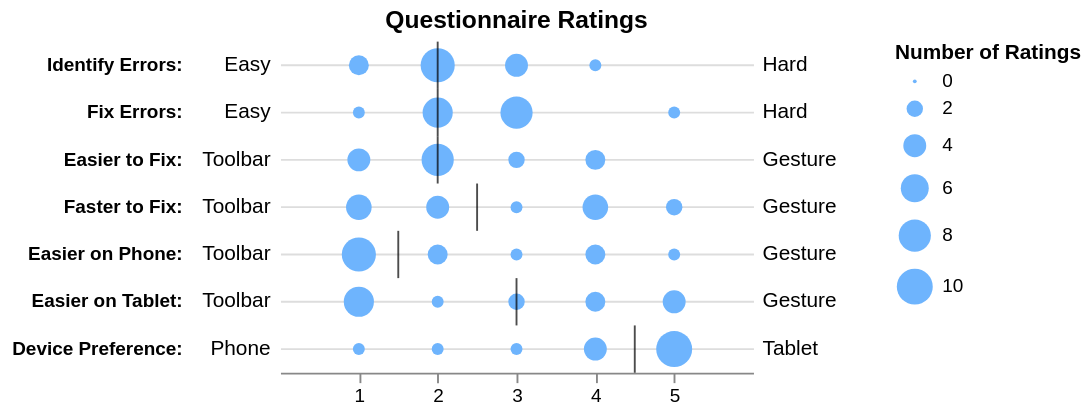

The specification (Vega-Lite) saved for this image:
### Vega-Lite specification from a JSON file in a GitHub repository (floating-point values rounded to 4 significant figures; data arrays with more than 128 entries replaced by an {"elided": "..."} marker saying what was removed)
{"$schema": "https://vega.github.io/schema/vega-lite/v4.json", "description": "Likert Scale Ratings Distributions and Medians. (Figure 9 from @jhoffswell and @zcliu's ['Interactive Repair of Tables Extracted from PDF Documents on Mobile Devices'](https://idl.cs.washington.edu/files/2019-InteractiveTableRepair-CHI.pdf))", "datasets": {"medians": [{"name": "Identify Errors:", "median": 2.0, "lo": "Easy", "hi": "Hard"}, {"name": "Fix Errors:", "median": 2, "lo": "Easy", "hi": "Hard"}, {"name": "Easier to Fix:", "median": 2.0, "lo": "Toolbar", "hi": "Gesture"}, {"name": "Faster to Fix:", "median": 2.5, "lo": "Toolbar", "hi": "Gesture"}, {"name": "Easier on Phone:", "median": 1.5, "lo": "Toolbar", "hi": "Gesture"}, {"name": "Easier on Tablet:", "median": 3.0, "lo": "Toolbar", "hi": "Gesture"}, {"name": "Device Preference:", "median": 4.5, "lo": "Phone", "hi": "Tablet"}], "values": {"elided": "170 records"}}, "data": {"name": "medians"}, "title": "Questionnaire Ratings", "width": 250, "height": 175, "view": {"stroke": null}, "layer": [{"mark": "circle", "data": {"name": "values"}, "transform": [{"filter": "datum.name != 'Toolbar_First'"}, {"filter": "datum.name != 'Tablet_First'"}, {"filter": "datum.name != 'Participant ID'"}], "encoding": {"x": {"type": "quantitative", "scale": {"domain": [0, 6]}, "axis": {"grid": false, "values": [1, 2, 3, 4, 5], "title": null}, "field": "value"}, "y": {"field": "name", "type": "nominal", "sort": null, "axis": {"domain": false, "offset": 50, "labelFontWeight": "bold", "ticks": false, "grid": true, "title": null}}, "size": {"aggregate": "count", "type": "quantitative", "title": "Number of Ratings", "legend": {"offset": 75}}, "color": {"value": "#6EB4FD"}}}, {"mark": "tick", "encoding": {"x": {"type": "quantitative", "scale": {"domain": [0, 6]}, "axis": {"grid": false, "values": [1, 2, 3, 4, 5], "title": null}, "field": "median"}, "y": {"field": "name", "type": "nominal", "sort": null, "axis": {"domain": false, "offset": 50, "labelFontWeight": "bold", "ticks": false, "grid": true, "title": null}}, "color": {"value": "black"}}}, {"mark": {"type": "text", "x": -5, "align": "right"}, "encoding": {"y": {"field": "name", "type": "nominal", "sort": null, "axis": {"domain": false, "offset": 50, "labelFontWeight": "bold", "ticks": false, "grid": true, "title": null}}, "text": {"field": "lo"}}}, {"mark": {"type": "text", "x": 255, "align": "left"}, "encoding": {"y": {"field": "name", "type": "nominal", "sort": null, "axis": {"domain": false, "offset": 50, "labelFontWeight": "bold", "ticks": false, "grid": true, "title": null}}, "text": {"field": "hi"}}}]}
